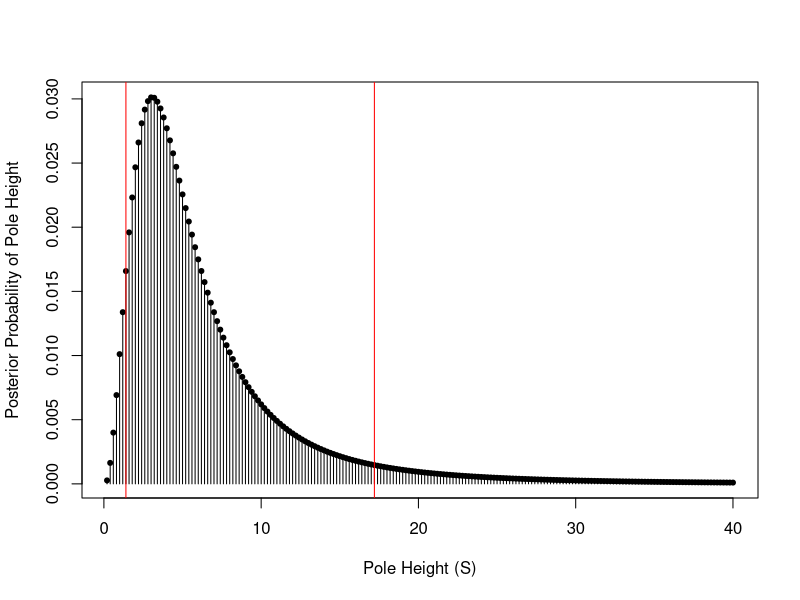
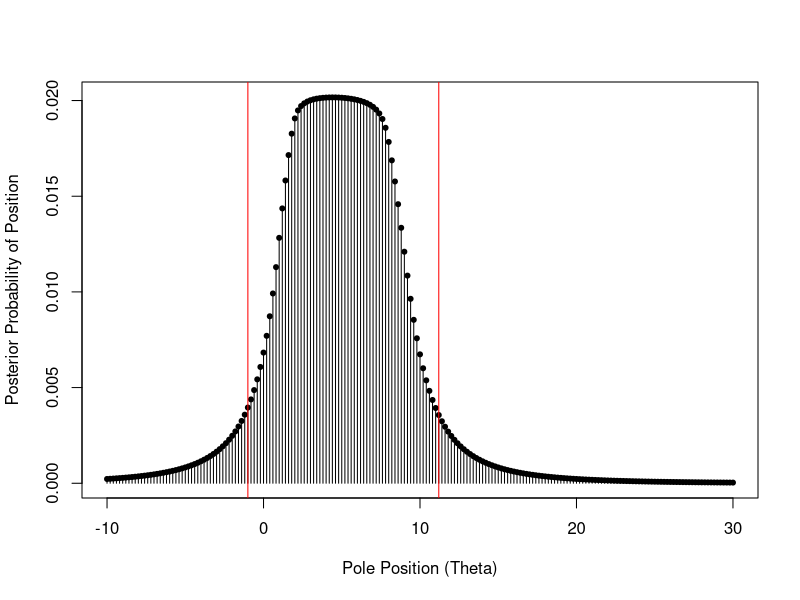
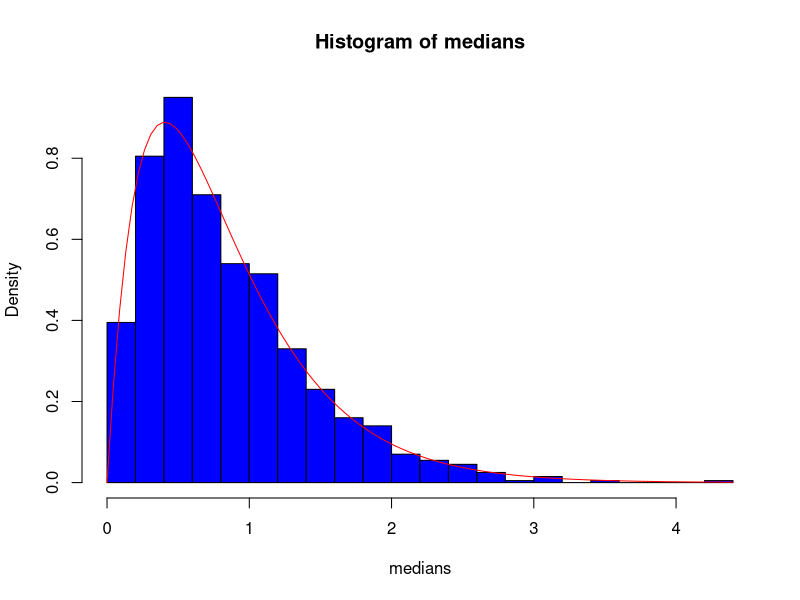

R code for these plots, in order:
## ---- chunk 1
prob <- function(x, s, theta) {
  inside <- (x - theta) / s
  cauchy <- 1/(pi*(1 + inside^2))
  return((1/s)*cauchy)
}

mat <- matrix(nrow=200, ncol=201)

x <- c(1, 2, 7.8, 9.2)
ss <- seq(.2, 40, 0.2)
thetas <- seq(-10, 30, 0.2)

for (i in 1:200) {
  for (j in 1:201) {
    mat[i, j] <- prod(prob(x, ss[i], thetas[j]))
  }
}
## ---- chunk 2
myplot <- function(x, y, x_lab, y_lab) {
  plot(x, y, type="h", xlab=x_lab, ylab=y_lab)
  points(x, y, pch=20)
}

like_s <- rowSums(mat)

prior <- rep(1/length(ss), length(ss))
post <- prior*like_s / sum(prior*like_s)
myplot(ss, post, y_lab="Posterior Probability of Pole Height", x_lab="Pole Height (S)")

cs <- cumsum(post)
L <- min(ss[cs > 0.05])
R <- min(ss[cs >= 0.95])
abline(v=L, col="red")
abline(v=R, col="red")
## ---- chunk 3
like_theta <- colSums(mat)

prior <- rep(1/length(thetas), length(thetas))
post <- prior*like_theta / sum(prior*like_theta)

myplot(thetas, post, y_lab="Posterior Probability of Position", 
       x_lab="Pole Position (Theta)")

cs <- cumsum(post)
L <- min(thetas[cs > 0.05])
R <- min(thetas[cs >= 0.95])
abline(v=L, col="red")
abline(v=R, col="red")
## ---- chunk 4
t1 <- rexp(1000)
t2 <- rexp(1000)
t3 <- rexp(1000)
medians <- rep(NA, 1000)
for (i in 1:1000) {
  selection <- c(t1[i], t2[i], t3[i])
  medians[i] <- median(selection)
}

# Proving B
fx <- function(x) {
  return(6*exp(-2*x) - 6*exp(-3*x))
}

hist(medians, breaks=20, col="blue", freq=FALSE)
curve(fx, add=TRUE, col="red")

# Proving C
5/6
mean(medians)
